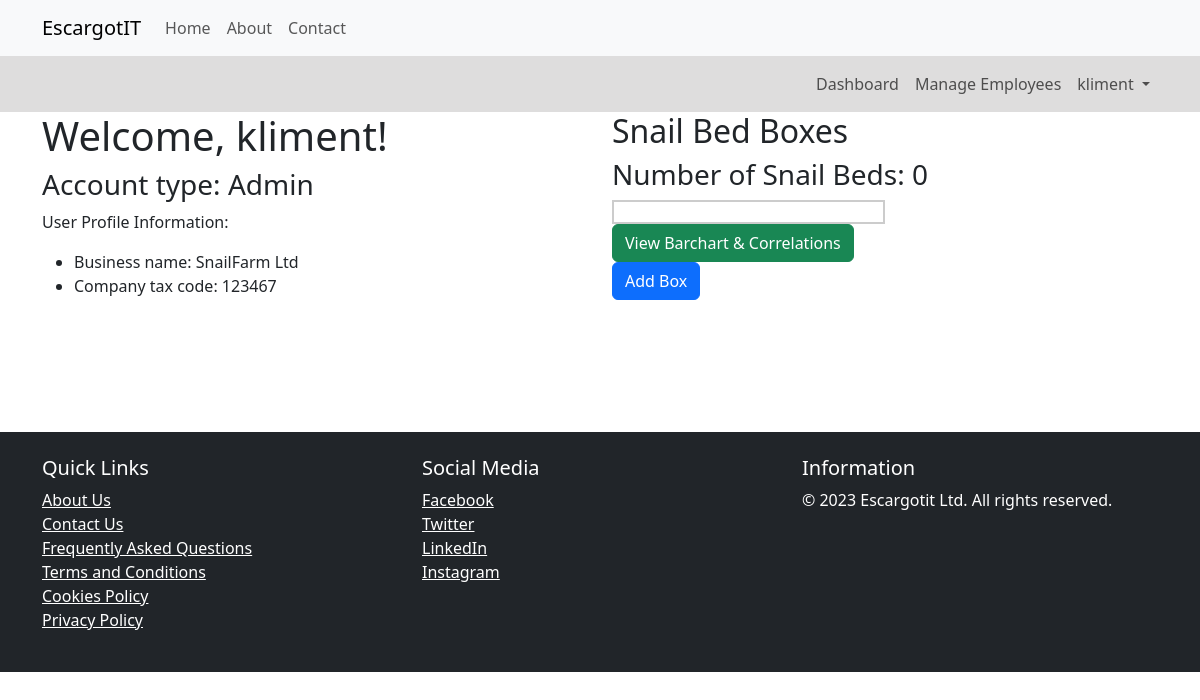
Page /dashboard/ (signed in) on the earlier database version.
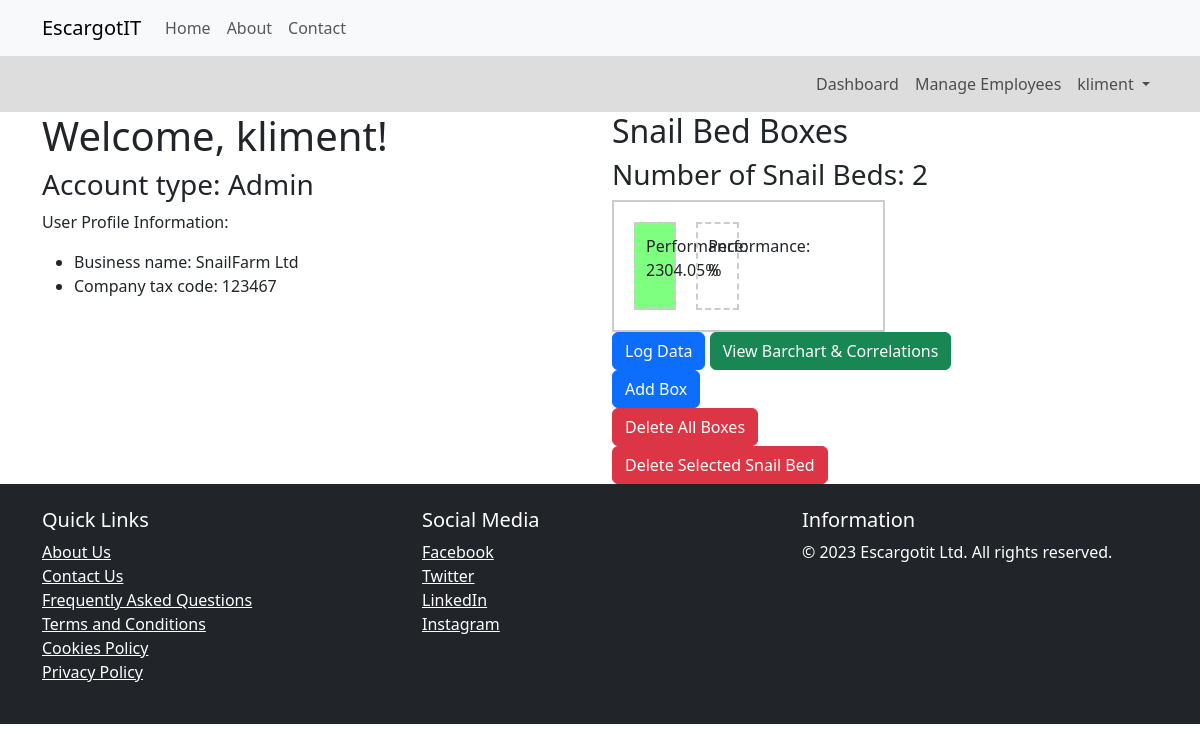
Same page on the later database version.
### core/models.py (models this page shows, shortened)
class SnailBed(models.Model):
    bed_name = models.CharField(max_length=100, unique=False, null=True, blank=True)
    user = models.ForeignKey(AdminUser, on_delete=models.CASCADE, null=True, blank=True, db_constraint=False)
    employee = models.ForeignKey(EmployeeUser, on_delete=models.SET_NULL, null=True, blank=True, db_constraint=False)
    snail_amount = models.IntegerField(null=True, blank=True)
    hatch_rate = models.ForeignKey('SnailHatchRate', on_delete=models.SET_NULL, null=True, blank=True)
    mortality_rate = models.ForeignKey('SnailMortalityRate', on_delete=models.SET_NULL, null=True, blank=True)
    maturity_rate = models.ForeignKey('TimeTakenToMature', on_delete=models.SET_NULL, null=True, blank=True)

class SnailBedPerformance(models.Model):
    snail_bed = models.OneToOneField(SnailBed, on_delete=models.CASCADE)
    average_hatch_rate = models.DecimalField(max_digits=5, decimal_places=2, null=True, blank=True)
    average_mortality_rate = models.DecimalField(max_digits=5, decimal_places=2, null=True, blank=True)
    average_maturity_rate = models.DecimalField(max_digits=5, decimal_places=2, null=True, blank=True)
    reproduction_rate = models.DecimalField(max_digits=5, decimal_places=2, null=True, blank=True)
    net_growth_amount = models.DecimalField(max_digits=5, decimal_places=2, null=True, blank=True)
    expected_average_time_to_maturity = models.PositiveIntegerField(default=30)
    actual_average_time_to_maturity = models.PositiveIntegerField(default=0)
    bed_performance = models.DecimalField(max_digits=5, decimal_places=2, null=True, blank=True)
    @property
    def reproduction_rate(self):
        if self.average_hatch_rate and self.average_mortality_rate:
            normalized_hatch_rate = float(self.average_hatch_rate) * 100
            normalized_mortality_rate = float(self.average_mortality_rate) * 100
            normalized_reproduction_rate = normalized_hatch_rate - normalized_mortality_rate
            reproduction_rate_factor = round(normalized_reproduction_rate / 100, 2)
            return reproduction_rate_factor
        return 0
    @property
    def net_growth_amount(self):
        first_hatch_rate = SnailHatchRate.objects.filter(snail_bed=self.snail_bed).order_by('datetime').first()
        if first_hatch_rate:
            initial_hatched_snails = first_hatch_rate.newly_hatched_snails
            latest_snail_amount = self.snail_bed.snail_amount
            if initial_hatched_snails > 0:
                difference = latest_snail_amount - initial_hatched_snails
                percentage_difference = (difference / initial_hatched_snails) * 100
                return round(percentage_difference, 2)
        return None
    @property
    def bed_performance(self):
        if int(self.reproduction_rate) > 0:
            adjusted_reproduction_rate = 1 + (int(self.reproduction_rate) / 100)
        else:
            adjusted_reproduction_rate = 1 - (int(self.reproduction_rate) / 100) # if it's a negative number then multiply by 0.30 which will decrease bed growth
        if self.actual_average_time_to_maturity > 0:
            maturity_factor = (self.expected_average_time_to_maturity / self.actual_average_time_to_maturity) * ( int(self.average_maturity_rate) / 100 )
        else:
            maturity_factor = self.expected_average_time_to_maturity * int(self.average_maturity_rate) / 100
        performance = adjusted_reproduction_rate * maturity_factor * int(self.net_growth_amount)
        return round(performance, 2)

class SnailHatchRate(models.Model):
    snail_bed = models.ForeignKey(SnailBed, on_delete=models.CASCADE)
    preexisting_snail_amount = models.IntegerField(null=True, blank=True, default=0)
    newly_hatched_snails = models.IntegerField()
    hatch_rate_percentage = models.DecimalField(max_digits=5, decimal_places=2, null=True, blank=True)
    datetime = models.DateTimeField(default=timezone.now)
    @property
    def hatch_rate_percentage(self):
        if self.preexisting_snail_amount > 0:
            return round( (self.newly_hatched_snails / self.preexisting_snail_amount) * 100 , 1)
        else:
            return 0
    def __str__(self):
        status = str(self.hatch_rate_percentage) + "%"
        return status

### core/views.py (the view)
# urls.py: path('dashboard/', views.dashboard, name='dashboard'),
@login_required(login_url='login')
def dashboard(request):
    is_admin=False #conditions for the template to render stuff
    current_user = AdminUser.objects.filter(user=request.user).first()
    if isinstance(current_user, AdminUser):
        is_admin=True
        if request.method == 'POST':
            new_snail_bed = SnailBed(user=current_user)
            new_snail_bed.save()  # Save the new SnailBed to the database
            return HttpResponseRedirect(request.path_info)  # Redirect to the same page (GET request)
        snail_beds = SnailBed.objects.filter(user=current_user)
    elif isinstance(EmployeeUser.objects.filter(user=request.user).first(), EmployeeUser):
        current_user = EmployeeUser.objects.filter(user=request.user).first()
        snail_beds = SnailBed.objects.filter(employee=current_user)
    else:
        snail_beds = SnailBed.objects.filter(user=current_user)
    snail_bed_count = snail_beds.count()
    context = {
        'current_user': current_user,
        'snail_beds': snail_beds,
        'snail_bed_count': snail_bed_count,
        'is_admin': is_admin,
    }
    return render(request, 'dashboard.html',context)

### core/models.py (called while the page is built)
    @property
    def mortality_rate_percentage(self):
        if self.preexisting_snail_amount > 0:
            return round( (self.expired_snail_amount / self.preexisting_snail_amount) * 100 , 1)
        else:
            return 0

    def __str__(self):
        status = str(self.mortality_rate_percentage) + "%"
        return status

    @property
    def days_to_mature(self):
        if self.period:
            time_difference = self.snail_matured - self.snail_hatched
            return time_difference.days
        return None

    def __str__(self):
        if self.maturity_percentage and self.days_to_mature:
            return str(self.maturity_percentage) + "% of snail bed has reached maturity in " + str(self.days_to_mature) + " days"
        return "N/A"

### core/templatetags/filters.py (called while the page is built)
@register.filter
def classname(obj):
    return obj.__class__.__name__

### templates/dashboard.html (shortened to what this page needs)
{% extends "base/base.html" %}
{% load filters %}
{% block content %}
<div class="container main">
    <div class="row">
        <div class="col">
            <h1>Welcome, {{ user.username }}!</h1>
            {% if is_admin %}
                <h3>Account type: Admin</h3>
            {% else %}
                <h3>Account type: Employee</h3>
            {% endif %}
            <p>User Profile Information:</p>
            <ul>
                <li>Business name: {{ current_user.business_name }}</li>
                <li>Company tax code: {{ current_user.company_tax_code }}</li>
            </ul>
        </div>
        <div class="col">
            <h2>Snail Bed Boxes</h2>
            {% if error_message %}
                <h3>{{ error_message }}</h3>
            {% else %}
                <h3>Number of Snail Beds: {{ snail_bed_count }}</h3>
                <div class="rectangle">
                    {% for snail_bed in snail_beds %}
                        <div class="snail-box {% if snail_bed.is_empty %}empty{% else %}solid{% endif %}
                        {% if snail_bed.snailbedperformance.bed_performance < 20 %}
                            red-bg
                        {% elif snail_bed.snailbedperformance.bed_performance >= 20 and snail_bed.snailbedperformance.bed_performance <= 70 %}
                            yellow-bg
                        {% elif snail_bed.snailbedperformance.bed_performance > 70 %}
                            green-bg
                        {% endif %}"
                                data-bed-name="{{ snail_bed.bed_name }}"
                                data-bed-employee="{{ snail_bed.employee }}"
                                data-bed-id="{{ snail_bed.id }}"
                                data-bed-hatch="{{ snail_bed.hatch_rate }}"
                                data-bed-mortality="{{ snail_bed.mortality_rate }}"
                                data-bed-maturity="{{ snail_bed.maturity_rate }}"
                                data-bed-snails="{{ snail_bed.snail_amount }}">
                            <p>Performance: {{ snail_bed.snailbedperformance.bed_performance }}%</p>
                        </div>
                    {% endfor %}
                </div>
                {% if snail_bed_count > 0 %}
                    <button type="button" class="btn btn-primary"
                            id="logDataButton"
                            data-snail-bed-id="{{ snail_bed.id }}">
                        Log Data
                    </button>
                {% endif %}
                {% with current_user|classname as modelclass %}
                    {% if modelclass == "AdminUser" %}
                        <button id="view-barchart-button" class="btn btn-success">View Barchart & Correlations</button>
                    {% endif %}
                    {% if current_user.can_create_snailbed %}
                        <form method="POST" action="{% url 'dashboard' %}">
                            <button type="submit" class="btn btn-primary" name="add-box-button">Add Box</button>
                        </form>
                        {% if snail_bed_count > 0 %}
                            {% if modelclass == "AdminUser" %}
                                <form method="POST" action="{% url 'delete_all_snailbeds' %}">
                                    <button type="submit" class="btn btn-danger" name="delete-all-boxes-button">Delete All Boxes</button>
                                </form>
                                <button type="button" class="btn btn-danger" id="delete-snail-bed-button">Delete Selected Snail Bed</button>
                            {% endif %}
                        {% endif %}
                    {% endif %}
                {% endwith %}
            {% endif %}
        </div>
    </div>
</div>
{% endblock %}

Differences in the rows shown:
added SnailBed: snailbedperformance.bed_performance "2304.05"
Other differences:
{{ snail_bed_count }}: "0" → "2"
text now shown: "Log Data Delete All Boxes Delete Selected Snail Bed"
